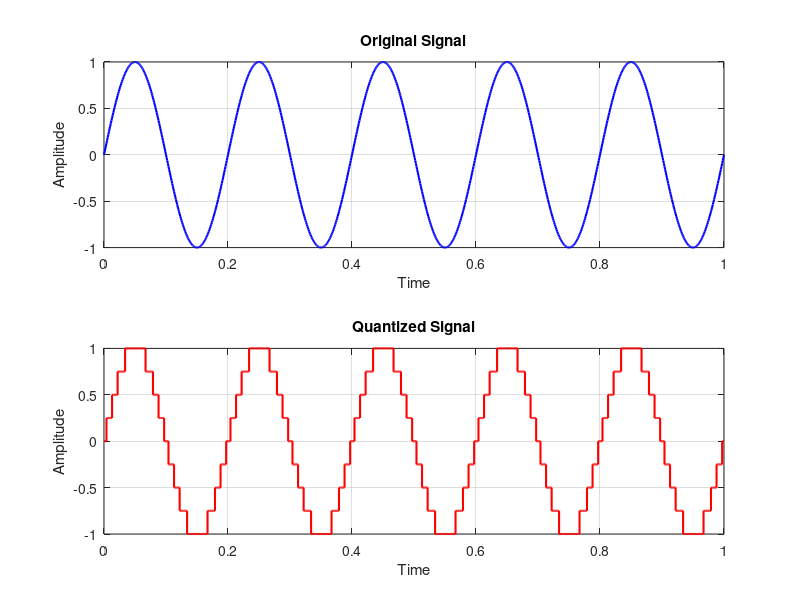

Source code (MATLAB):
clc;
clear;
close all;

% Original signal
t = 0:0.001:1;
x = sin(2*pi*5*t);

% Number of quantization levels
L = 8;

% Step size
delta = 2/L;

% Quantization
xq = round(x/delta)*delta;

figure;

subplot(2,1,1)
plot(t,x,'b','LineWidth',1.5)
title('Original Signal')
xlabel('Time')
ylabel('Amplitude')
grid on

subplot(2,1,2)
stairs(t,xq,'r','LineWidth',1.5)
title('Quantized Signal')
xlabel('Time')
ylabel('Amplitude')
grid on
